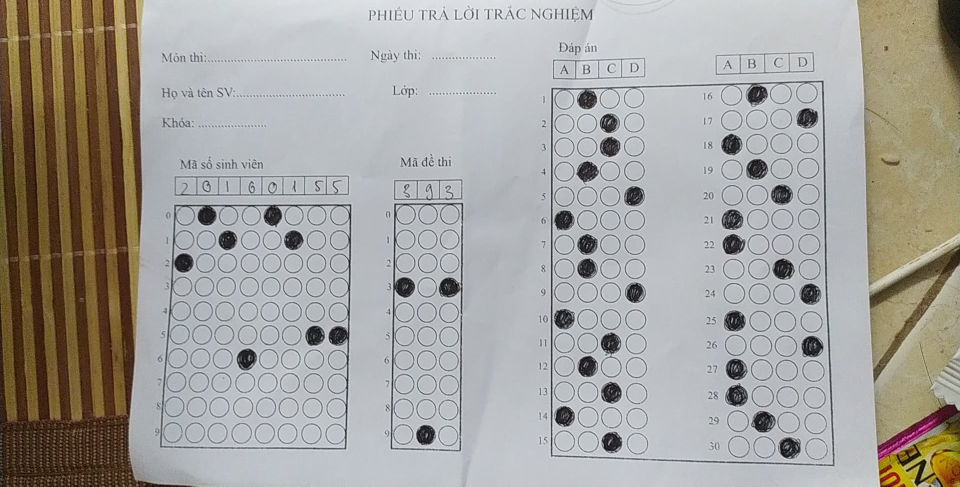
#> input picture backend/utils/16.jpg, 1920 x 973 px (shown at 1/2 size)
$ python process.py
#> lines starting #> are read from the running program, lines starting #| are printed output that depends on the picture; after the words box and inside, x2 and y2 are one past the last pixel; in counts of white or black regions, pixels touching at a corner belong together
### backend/utils/utilities.py
import cv2
import numpy as np


def rect_contour(contours):
    rect_con = []
    for i in list(filter(lambda x: cv2.contourArea(x) > 200, contours)):
        area = cv2.contourArea(i)
        if area > 200:

            pori = cv2.arcLength(i, True)
            approx = cv2.approxPolyDP(i, 0.02 * pori, True)
            if len(approx) == 4:
                rect_con.append(i)
                # print(area)
    rect_con = sorted(rect_con, key=cv2.contourArea, reverse=True)
    print(len(rect_con))
    return rect_con


def getCornerPoints(cont):
    pori = cv2.arcLength(cont, True)
    approx = cv2.approxPolyDP(cont, 0.02 * pori, True)
    return approx


def reoder(myPoint):
    myPoint = myPoint.reshape((4, 2))
    myNewPoint = np.zeros((4, 1, 2), np.uint16)
    add = myPoint.sum(1)
    # print(myPoint)
    # print(add)
    myNewPoint[0] = myPoint[np.argmin(add)]
    myNewPoint[3] = myPoint[np.argmax(add)]
    diff = np.diff(myPoint, axis=1)
    myNewPoint[1] = myPoint[np.argmin(diff)]
    myNewPoint[2] = myPoint[np.argmax(diff)]
    # print(diff)
    return myNewPoint


# [75 lines left out: functions split_boxes, showAns, show_ans, showMSSV, not called in this run]

### backend/utils/process.py
import cv2
import numpy as np
import utilities

row = 25
column = 11

ans = []
webCam = True
camera = 1
t1 = False
t2 = 1
app_off = 0

ma_so = ""
ma_de = ""
score = ""
trongSo = []
diemTru = []

x_tem = 0
y_tem = 25


with open("16.jpg", 'rb') as fp:
    img = fp.read()
img = np.frombuffer(img, np.uint8)
img = cv2.imdecode(img, cv2.IMREAD_COLOR)
#> img is the input picture: shape (973, 1920, 3); mean B, G, R 157.6, 162.4, 164.7

# im_cv = cv2.imread(im_path)
img2 = img.copy()
img3 = img.copy()
# print(img)
img_gray = cv2.cvtColor(img, cv2.COLOR_BGR2GRAY)
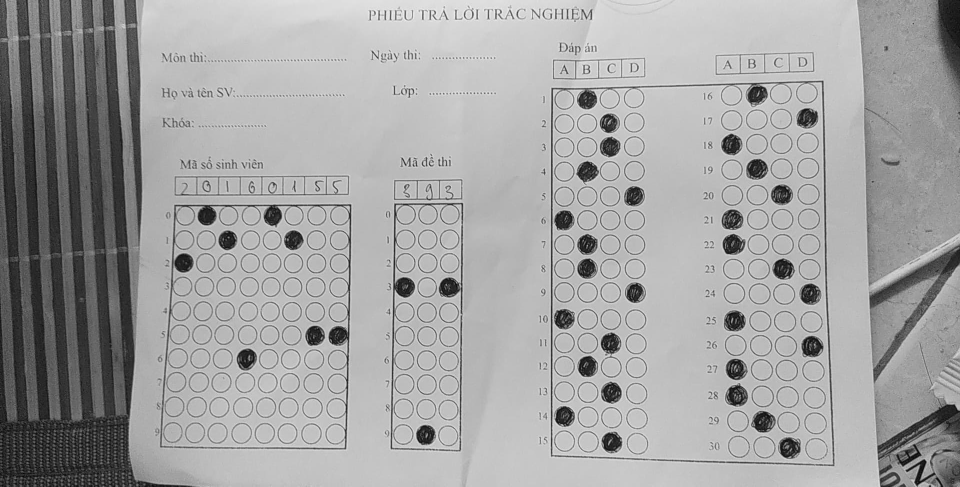
#> img_gray: shape (973, 1920) (shown at 1/2 size); min 0, max 253, mean 162.6
# img_gray = cv2.resize(img_gray, (350, 550))

blur = cv2.GaussianBlur(img_gray, (5, 5), 0)
img_canny = cv2.Canny(blur, 10, 100)
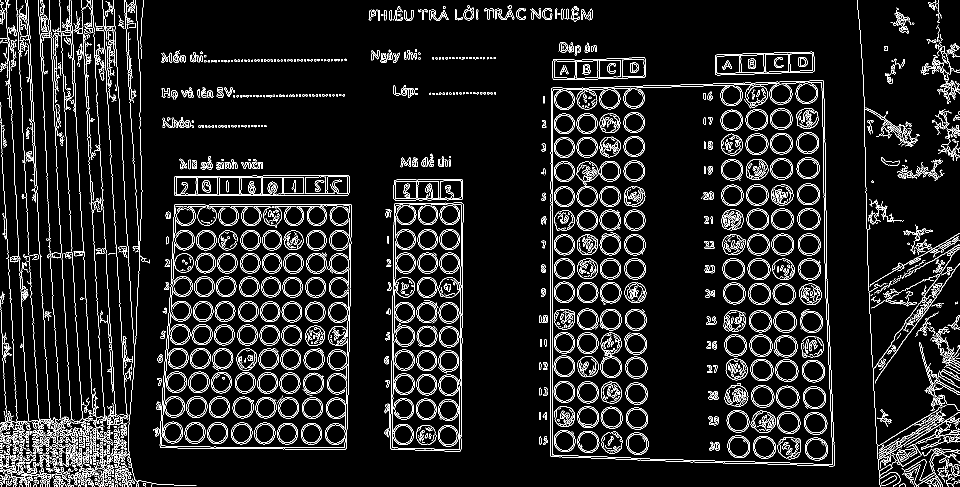
#> img_canny: shape (973, 1920) (shown at 1/2 size); 7.9% white in thin lines or dots

contours, hierarchy = cv2.findContours(img_canny, cv2.RETR_EXTERNAL, cv2.CHAIN_APPROX_NONE)
#> contours = 905 contours, 614 with area under 20; largest, box (x1, y1, x2, y2) and area: (1101, 161, 1670, 933) 418018, (319, 408, 703, 900) 177633, (781, 405, 927, 904) 68824, (348, 350, 699, 392) 13728, (1430, 103, 1629, 151) 7998
cv2.drawContours(img.copy(), contours, -1, (0, 255, 0), 2)
rect_con = utilities.rect_contour(contours)
#> the loop in rect_contour, `for i in list(filter(lambda x: cv2.contourArea(x) > 200, contours)):` made 19 passes
#> (area, pori, approx) on passes 1, 2, 3, 4, 5, 9, 11, 12, 13, 15: (177633, 1732.8, [[701, 408], [348, 410], [320, 894], [692, 897]]), (68824, 1288.4, [[923, 405], [788, 408], [782, 898], [922, 898]]), (5573, 359.9, [[924, 359], [788, 360], [787, 397], [922, 399]]), (13728.5, 783, [[698, 352], [350, 352], [348, 385], [695, 390]]), (268.5, 1111.7, [[1884, 321], [1795, 351], [1870, 361]]), (231, 1395.8, [[1731, 215], [1793, 255], [1752, 273], [1834, 281]]), (418018, 2664, [[1646, 161], [1103, 176], [1102, 913], [1668, 931]]), (210, 877.1, [[58, 157], [71, 404]]), (7309, 454.8, [[1290, 117], [1110, 118], [1105, 156], [1289, 154]]), (7997.5, 480.2, [[1627, 105], [1433, 109], [1430, 145], [1625, 144]])
#> (area, pori) on passes 6, 7, 8, 10, 14, 16: (254.5, 97.01), (331.5, 359.5), (351, 1329.9), (254.5, 150), (528.5, 1226), (274.5, 63.21)
#> after the loop in rect_contour, `for i in list(filter(lambda x: cv2.contourArea(x) > 200, contours)):`: rect_con = 8 contours; box (x1, y1, x2, y2) and area: (1101, 161, 1670, 933) 418018, (319, 408, 703, 900) 177633, (781, 405, 927, 904) 68824, (348, 350, 699, 392) 13728, (1430, 103, 1629, 151) 7998, (1105, 115, 1292, 160) 7309, (787, 358, 926, 401) 5573, (1731, 215, 1840, 294) 231
#| 8

bigContours = utilities.getCornerPoints(rect_con[0])
#> in getCornerPoints, `pori = cv2.arcLength(cont, True)`: pori = 2664
#> in getCornerPoints, `approx = cv2.approxPolyDP(cont, 0.02 * pori, True)`: approx = [[1646, 161], [1103, 176], [1102, 913], [1668, 931]]
#> bigContours has the same summary as approx in getCornerPoints
mssvContours = utilities.getCornerPoints(rect_con[1])
#> mssvContours = [[701, 408], [348, 410], [320, 894], [692, 897]]
ma_De_Contours = utilities.getCornerPoints(rect_con[2])
#> ma_De_Contours = [[923, 405], [788, 408], [782, 898], [922, 898]]

img_info = {
    'result': {
        'contours': utilities.getCornerPoints(rect_con[0]),
        'position': [[0, 0], [660, 0], [0, 1000], [660, 1000]],
        'size': {
            'img': (660, 1000), 'ans': (25, 11), 'resize': (150, 150)
        },
        'img': img.copy(),
        'img_cut': None
    },
    'student': {
        'contours': utilities.getCornerPoints(rect_con[1]),
        'position': [[0, 0], [800, 0], [0, 800], [800, 800]],
        'size': {
            'img': (800, 800), 'ans': (10, 8), 'resize': (150, 150)
        },
        'img': img.copy(),
        'img_cut': None
    },
    'code': {
        'contours': utilities.getCornerPoints(rect_con[3]),
        'position': [[0, 0], [660, 0], [0, 600], [660, 600]],
        'size': {
            'img': (660, 600), 'ans': (10, 3), 'resize': (150, 150)
        },
        'img': img.copy(),
        'img_cut': None
    }
}

if bigContours.size != 0 and mssvContours.size != 0 and ma_De_Contours.size != 0:
    for area, value in img_info.items():
        # if area != 'code': continue
        cv2.drawContours(value['img'], value['contours'], -1, (0, 255, 0), 10)
        pt1 = np.float32(utilities.reoder(value['contours']))
        pt2 = np.float32(value['position'])
        value['img_cut'] = cv2.warpPerspective(img_gray, cv2.getPerspectiveTransform(pt1, pt2), value['size']['img'])
        # imgTraLoi_mau = cv2.warpPerspective(img2, matrix, value['size'])

        img_thersh = cv2.threshold(value['img_cut'], 100, 255, cv2.THRESH_BINARY_INV)[1]
#> (the run stopped early here; a loop or call above may not have finished)
